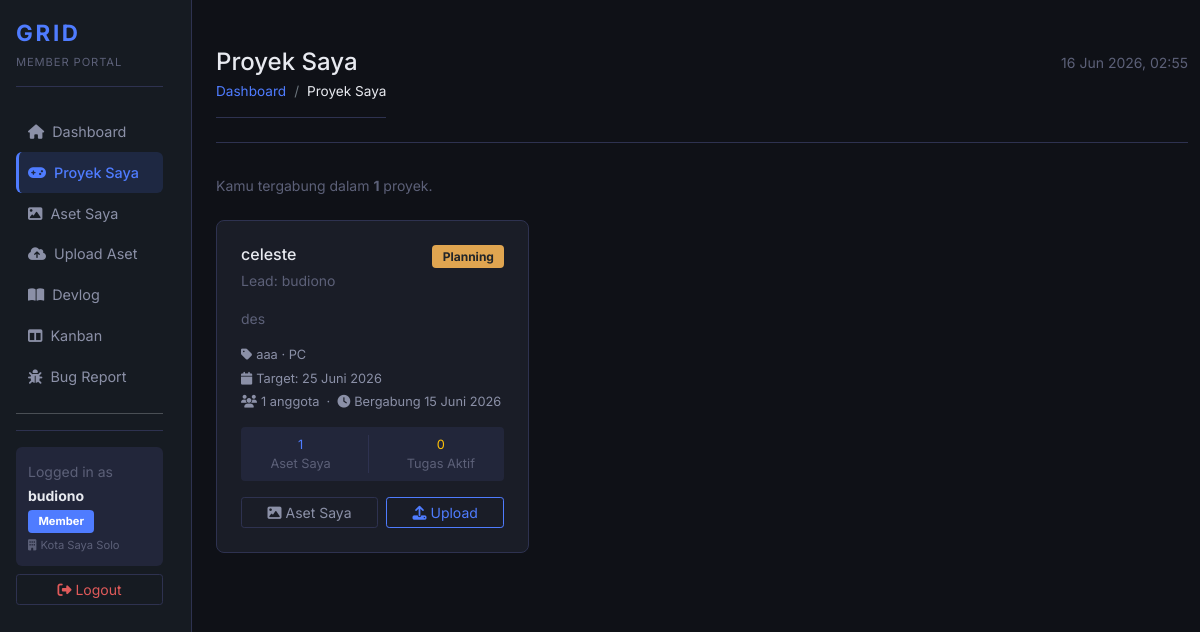
Screenshot of /member/my_projects.php (signed in) with the database file from the repository.
### tables this page shows
CREATE TABLE `projects` (
  `id` char(36) NOT NULL,
  `nama_game` varchar(100) NOT NULL,
  `deskripsi` text DEFAULT NULL,
  `genre` varchar(50) DEFAULT NULL,
  `platform` varchar(50) DEFAULT NULL,
  `engine` varchar(50) DEFAULT NULL,
  `status` enum('Planning','Development','Testing','Released','On Hold') DEFAULT 'Planning',
  `cover_url` varchar(255) DEFAULT NULL,
  `tanggal_mulai` date DEFAULT NULL,
  `target_rilis` date DEFAULT NULL,
  `lead_id` char(36) DEFAULT NULL,
  `organization_id` char(36) DEFAULT NULL
);

CREATE TABLE `users` (
  `id` char(36) NOT NULL,
  `username` varchar(50) NOT NULL,
  `nama_lengkap` varchar(100) NOT NULL,
  `email` varchar(100) NOT NULL,
  `password_hash` varchar(255) NOT NULL,
  `role` enum('Admin','Member','Guest') DEFAULT 'Guest',
  `avatar_url` varchar(255) DEFAULT NULL,
  `is_active` tinyint(1) DEFAULT 0,
  `organization_id` char(36) DEFAULT NULL,
  `created_at` timestamp NOT NULL DEFAULT current_timestamp()
);

### includes/functions.php (called while the page is built, shortened)
<?php
function e(string $value): string {
    return htmlspecialchars($value, ENT_QUOTES, 'UTF-8');
}
function format_tanggal(string $date): string {
    $bulan = [
        1 => 'Januari', 'Februari', 'Maret', 'April', 'Mei', 'Juni',
        'Juli', 'Agustus', 'September', 'Oktober', 'November', 'Desember'
    ];
    $ts = strtotime($date);
    return date('d', $ts) . ' ' . $bulan[(int)date('n', $ts)] . ' ' . date('Y', $ts);
}
function truncate(string $text, int $limit = 80): string {
    if (mb_strlen($text) <= $limit) return $text;
    return mb_substr($text, 0, $limit) . '...';
}
function badge_status_proyek(string $status): string {
    return match($status) {
        'Development' => 'bg-primary',
        'Testing'     => 'bg-info text-dark',
        'Released'    => 'bg-success',
        'On Hold'     => 'bg-secondary',
        default       => 'bg-warning text-dark',
    };
}

### member/my_projects.php (the view, shortened to what this page needs)
<?php
require_once '../koneksi.php';
require_once '../includes/functions.php';
$user_id = current_user_id();
$my_projects = [];
try {
    $stmt = $pdo->prepare('
        SELECT p.*,
               u.nama_lengkap AS lead_name,
               pm.joined_at,
               (SELECT COUNT(*) FROM project_members pm2 WHERE pm2.project_id = p.id) AS total_members,
               (SELECT COUNT(*) FROM assets a WHERE a.project_id = p.id AND a.uploader_id = ?) AS my_assets_count,
               (SELECT COUNT(*) FROM tasks t WHERE t.project_id = p.id AND t.assignee_id = ? AND t.status_kolom != "Done") AS my_tasks_count
        FROM projects p
        INNER JOIN project_members pm ON p.id = pm.project_id
        LEFT JOIN users u ON p.lead_id = u.id
        WHERE pm.user_id = ?
        ORDER BY pm.joined_at DESC
    ');
    $stmt->execute([$user_id, $user_id, $user_id]);
    $my_projects = $stmt->fetchAll();
} catch (PDOException $e) {
    error_log($e->getMessage());
}
include '../templates/member_header.php';
?>
<div class="d-flex justify-content-between align-items-center mb-4">
    <p class="text-muted small mb-0">
        Kamu tergabung dalam <strong><?= count($my_projects) ?></strong> proyek.
    </p>
</div>
<?php if (empty($my_projects)): ?>
    <div class="card">
        <div class="card-body text-center py-5 text-muted">
            <i class="fa fa-gamepad fa-3x mb-3 d-block"></i>
            <p>Kamu belum tergabung dalam proyek apapun.</p>
            <p class="small">Hubungi Admin studio kamu untuk di-assign ke proyek.</p>
        </div>
    </div>
<?php else: ?>
    <div class="row g-3">
        <?php foreach ($my_projects as $proj): ?>
        <div class="col-12 col-md-6 col-lg-4">
            <div class="card h-100">
                <div class="card-body p-4">
                    <div class="d-flex justify-content-between align-items-start mb-3">
                        <div>
                            <h6 class="fw-semibold mb-1" style="color:var(--text-primary);">
                                <?= e($proj['nama_game']) ?>
                            </h6>
                            <small class="text-muted">
                                Lead: <?= e($proj['lead_name'] ?? '—') ?>
                            </small>
                        </div>
                        <span class="badge <?= badge_status_proyek($proj['status']) ?>" style="white-space:nowrap;">
                            <?= e($proj['status']) ?>
                        </span>
                    </div>
                    <?php if (!empty($proj['deskripsi'])): ?>
                    <p class="text-muted small mb-3" style="line-height:1.5;">
                        <?= e(truncate($proj['deskripsi'], 100)) ?>
                    </p>
                    <?php endif; ?>
                    <div class="mb-3" style="font-size:0.8rem; color:var(--text-secondary);">
                        <?php if ($proj['genre']): ?>
                        <div class="mb-1">
                            <i class="fa fa-tag me-1"></i><?= e($proj['genre']) ?>
                            <?php if ($proj['platform']): ?>· <?= e($proj['platform']) ?><?php endif; ?>
                        </div>
                        <?php endif; ?>
                        <?php if ($proj['target_rilis']): ?>
                        <div class="mb-1">
                            <i class="fa fa-calendar me-1"></i>Target: <?= format_tanggal($proj['target_rilis']) ?>
                        </div>
                        <?php endif; ?>
                        <div>
                            <i class="fa fa-users me-1"></i><?= (int)$proj['total_members'] ?> anggota
                            &nbsp;·&nbsp;
                            <i class="fa fa-clock me-1"></i>Bergabung <?= format_tanggal($proj['joined_at']) ?>
                        </div>
                    </div>
                    <div class="d-flex gap-3 mb-3 p-2 rounded" style="background:var(--bg-input, #1a1a2e); font-size:0.8rem;">
                        <div class="text-center flex-fill">
                            <div class="fw-semibold" style="color:var(--accent-blue, #3b82f6);">
                                <?= (int)$proj['my_assets_count'] ?>
                            </div>
                            <div class="text-muted">Aset Saya</div>
                        </div>
                        <div class="text-center flex-fill">
                            <div class="fw-semibold text-warning">
                                <?= (int)$proj['my_tasks_count'] ?>
                            </div>
                            <div class="text-muted">Tugas Aktif</div>
                        </div>
                    </div>
                    <div class="d-flex gap-2">
                        <a href="<?= APP_URL ?>/member/my_assets.php?project_id=<?= urlencode($proj['id']) ?>"
                           class="btn btn-sm btn-outline-info flex-fill">
                            <i class="fa fa-image me-1"></i>Aset Saya
                        </a>
                        <a href="<?= APP_URL ?>/member/upload_aset.php?project_id=<?= urlencode($proj['id']) ?>"
                           class="btn btn-sm btn-outline-primary flex-fill">
                            <i class="fa fa-upload me-1"></i>Upload
                        </a>
                    </div>
                </div>
            </div>
        </div>
        <?php endforeach; ?>
    </div>
<?php endif; ?>
<?php include '../templates/member_footer.php'; ?>

### assets/css/dashboard.css (style rules this page uses)
:root { --bg-base: #0f1117; --bg-card: #1a1d27; --bg-sidebar: #161b22; --bg-input: #22263a; --border-color: #2e3250; --accent-blue: #4f7cff; --accent-hover: #3d66e8; --text-primary: #e8eaf0; --text-secondary: #8b90a7; --text-muted: #5c6078; --danger: #e05a5a; --success: #4caf8a; --warning: #e0a550; --info: #4a9fd4; }
*, *::before, *::after { box-sizing: border-box; }
body.grid-body { background-color: var(--bg-base); color: var(--text-primary); font-family: 'Inter', sans-serif; }
.card { background-color: var(--bg-card); border: 1px solid var(--border-color); border-radius: 8px; }
.card-body { padding: 1.5rem; }
.btn-outline-primary { color: var(--accent-blue); border: 1px solid var(--accent-blue); }
.btn-outline-success, .btn-outline-warning, .btn-outline-info { border: 1px solid var(--border-color); color: var(--text-secondary); }
.badge { font-size: 0.75rem; padding: 0.35rem 0.65rem; border-radius: 4px; }
.bg-warning { background-color: var(--warning) !important; }
.text-muted { color: var(--text-muted) !important; }

### rows the page displays
projects: nama_game "celeste", lead.nama_lengkap "budiono", status "Planning", deskripsi "des", genre "aaa", platform "PC", target_rilis "25 Juni 2026", total_members "1", joined_at "15 Juni 2026", my_assets_count "1", my_tasks_count "0"

### other values shown
$_item['label'] "Dashboard"
$_item['label'] "Proyek Saya"
$_item['label'] "Aset Saya"
$_item['label'] "Upload Aset"
$_item['label'] "Devlog"
$_item['label'] "Kanban"
$_item['label'] "Bug Report"
$_SESSION['nama_lengkap'] "budiono"
$_SESSION['role'] "Member"
$_SESSION['org_nama'] "Kota Saya Solo"
$page_title "Proyek Saya"
$_crumb['label'] "Proyek Saya"
count($my_projects) "1"
